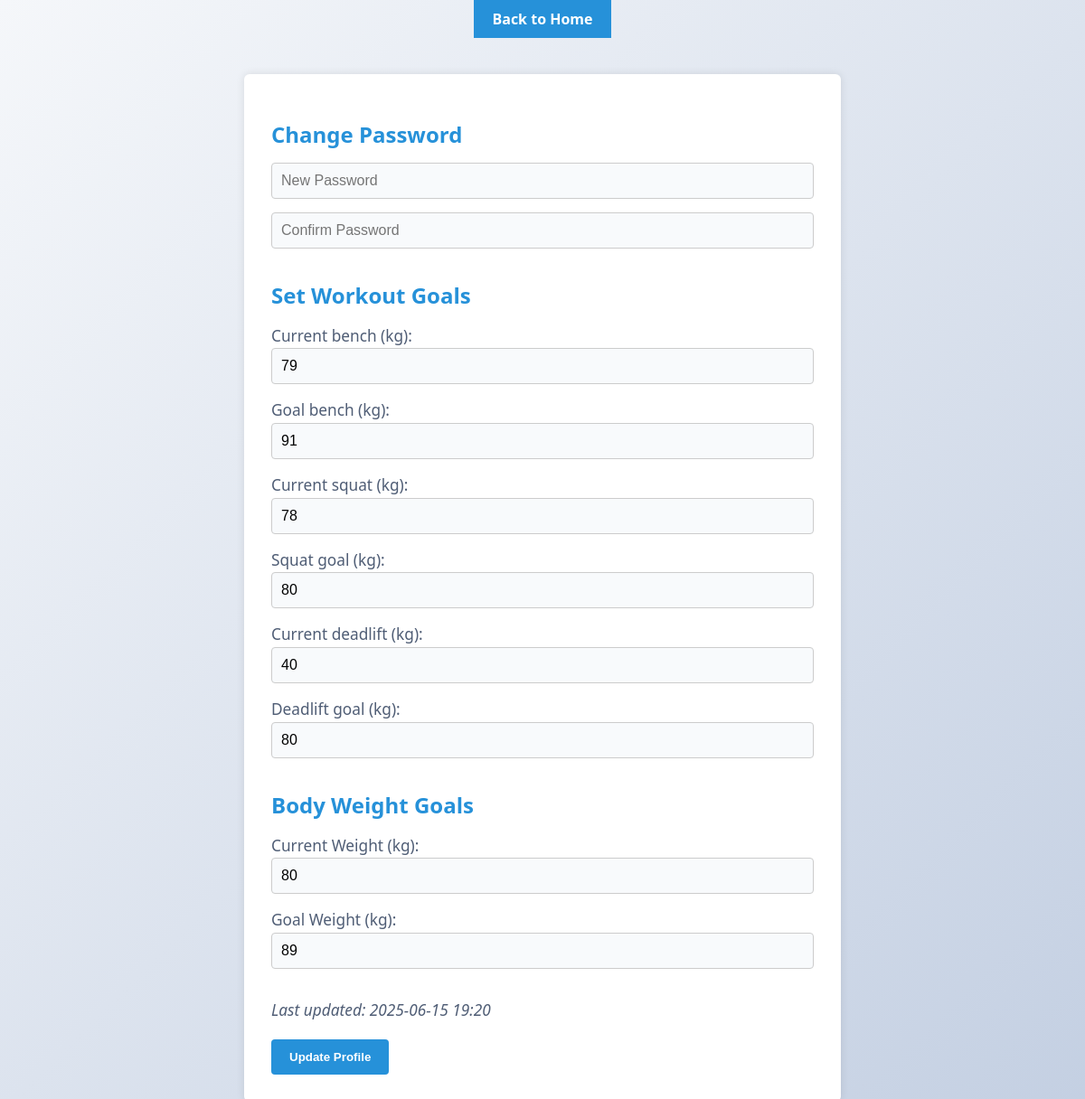
The app's page /profile_settings (signed in) with its own data.
### workout_tracker/database_models.py (models this page shows)
class User(db.Model):
    __tablename__ = 'Users Table'
    ID = db.Column(db.Integer, primary_key=True)
    Username = db.Column(db.String, unique=True, nullable=False)
    password_hash = db.Column(db.String, nullable=False)
    Join_date = db.Column(db.String)
    instructions = db.Column(db.Text)
    description = db.Column(db.Text)
    bench_goal = db.Column(db.Integer)
    squat_goal = db.Column(db.Integer)
    deadlift_goal = db.Column(db.Integer)
    bench_current = db.Column(db.Integer)
    squat_current = db.Column(db.Integer)
    deadlift_current = db.Column(db.Integer)
    recovery_phrase = db.Column(db.Text)
    weight_updated = db.Column(db.String)
    current_weight = db.Column(db.Float)
    goal_weight = db.Column(db.Float)

### workout_tracker/app.py (the view, shortened to what this page needs)
@app.route('/profile_settings', methods=['GET', 'POST'])
def profile_settings():
    if 'user_id' not in session:
        return redirect(url_for('login'))
    user = User.query.get(session['user_id'])
    return render_template('profile_settings.html', user=user)

### Templates/profile_settings.html (shortened to what this page needs)
<!DOCTYPE html>
<html lang="en">
<head>
    <link rel="stylesheet" href="{{ url_for('static', filename='css/main_styles.css') }}">
</head>
<body>
<div class="top-nav">
    <a href="{{ url_for('home') }}">Back to Home</a>
</div>
<div class="container">
    <form method="POST">
        <h2>Change Password</h2>
        <input type="password" name="new_password" placeholder="New Password">
        <input type="password" name="confirm_password" placeholder="Confirm Password">
        <h2>Set Workout Goals</h2>
        <label>Current bench (kg):</label>
        <input type="number" name="bench_current" value="{{ user.bench_current or '' }}" placeholder="Current Bench Press (kg)">
        <label>Goal bench (kg):</label>
        <input type="number" name="bench_goal" value="{{ user.bench_goal or '' }}" placeholder="Bench Press Goal (kg)">
        <label>Current squat (kg):</label>
        <input type="number" name="squat_current" value="{{ user.squat_current or '' }}" placeholder="Current Squat (kg)">
        <label>Squat goal (kg):</label>
        <input type="number" name="squat_goal" value="{{ user.squat_goal or '' }}" placeholder="Squat Goal (kg)">
        <label>Current deadlift (kg):</label>
        <input type="number" name="deadlift_current" value="{{ user.deadlift_current or '' }}" placeholder="Current Deadlift (kg)">
        <label>Deadlift goal (kg):</label>
        <input type="number" name="deadlift_goal" value="{{ user.deadlift_goal or '' }}" placeholder="Deadlift Goal (kg)">
       <h2>Body Weight Goals</h2>
<label>Current Weight (kg):</label>
<input type="number" name="current_weight" step="0.1" value="{{ user.current_weight or '' }}" placeholder="Enter your current weight" required>
<label>Goal Weight (kg):</label>
<input type="number" name="goal_weight" step="0.1" value="{{ user.goal_weight or '' }}" placeholder="Enter your goal weight" required>
{% if user.weight_updated %}
  <p><em>Last updated: {{ user.weight_updated }}</em></p>
{% endif %}
        <button type="submit">Update Profile</button>
    </form>
</div>
</body>
</html>

### static/css/main_styles.css (style rules this page uses)
body { background: linear-gradient(135deg, #f5f7fa 0%, #c3cfe2 100%); font-family: 'Segoe UI', Arial, sans-serif; margin: 0; min-height: 100vh; display: flex; flex-direction: column; align-items: center; justify-content: center; }
p, label { color: #4f5d75; font-size: 1.08rem; margin-bottom: 18px; line-height: 1.6; }
input, select, textarea { width: 100%; padding: 12px 14px; margin-bottom: 22px; border: 1.5px solid #dbeafe; border-radius: 8px; font-size: 1rem; background: #f8fafc; transition: border 0.2s, box-shadow 0.2s; box-sizing: border-box; outline: none; }
body { font-family: 'Segoe UI', sans-serif; background-color: #f2f2f2; margin: 0; }
.top-nav { background-color: #2691d9; padding: 10px 20px; display: flex; justify-content: flex-end; }
.top-nav a { color: white; text-decoration: none; font-weight: bold; }
.container { max-width: 600px; background: white; margin: 40px auto; padding: 30px; border-radius: 6px; box-shadow: 0 0 10px rgba(0,0,0,0.1); }
.container h2 { color: #2691d9; margin-bottom: 15px; }
.container input { width: 100%; padding: 10px; margin-bottom: 15px; border-radius: 4px; border: 1px solid #ccc; }
.container button { background: #2691d9; color: white; border: none; padding: 12px 20px; border-radius: 4px; cursor: pointer; font-weight: bold; }

### records on screen
User: bench_current "79", bench_goal "91", squat_current "78", squat_goal "80", deadlift_current "40", deadlift_goal "80", current_weight "80", goal_weight "89", weight_updated "2025-06-15 19:20"
